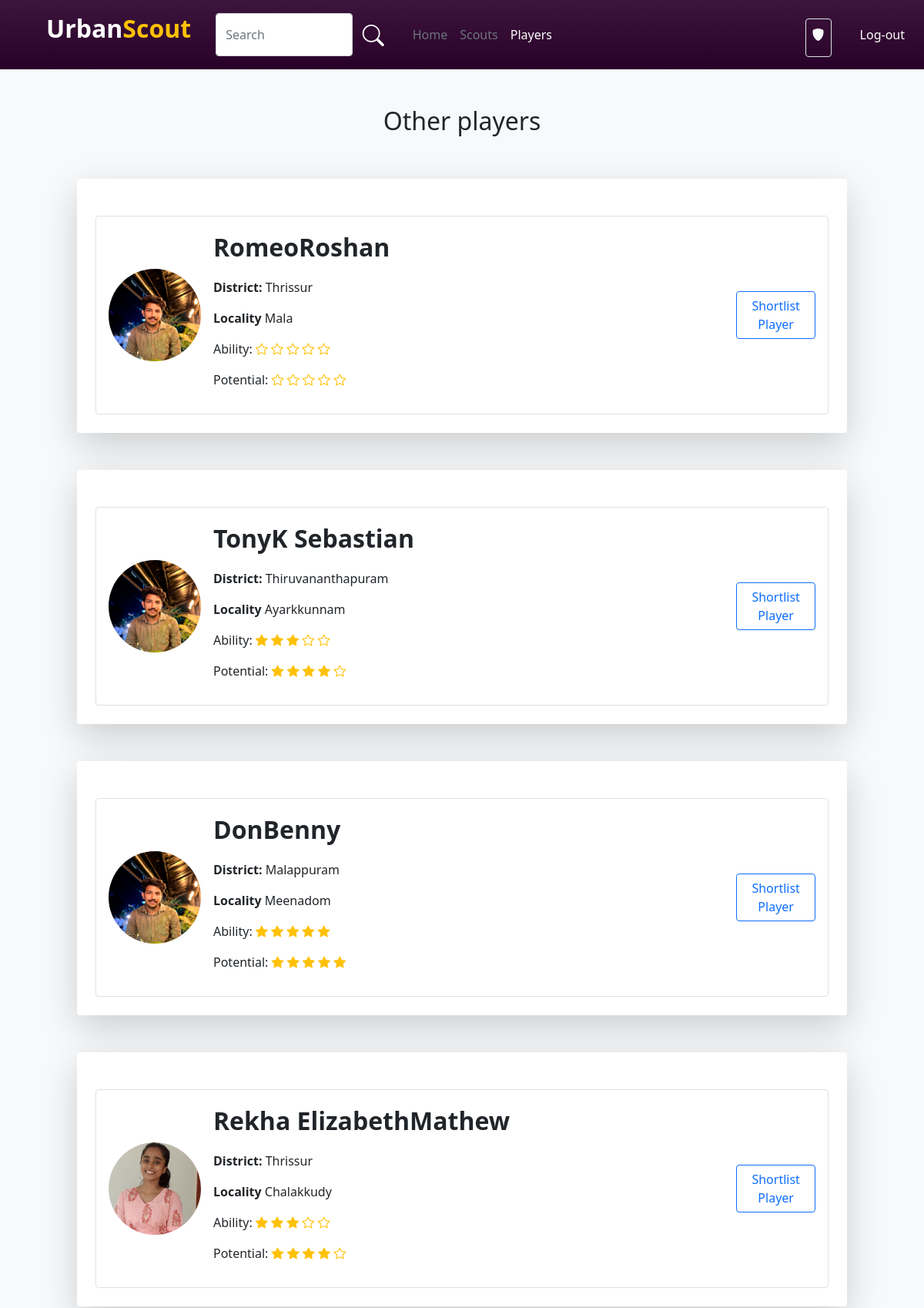
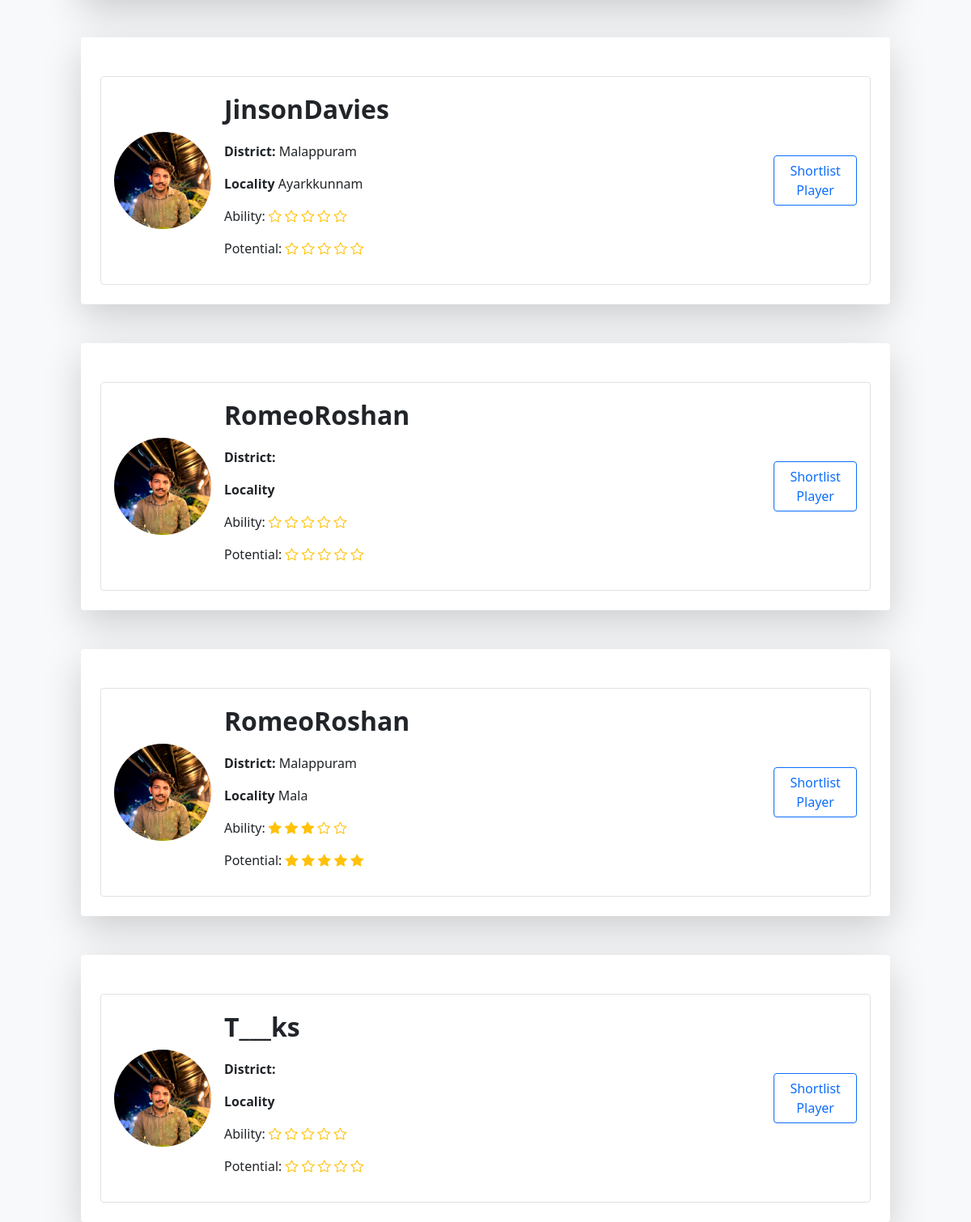
/ClubPlayer, run on the app's committed database (2 pictures, top to bottom).
### account/models.py (models this page shows)
class User(AbstractUser):
    username=models.CharField(max_length=32, blank=True, null=True)
    USERNAME_FIELD = 'email'
    email = models.EmailField(unique=True)
    img=models.ImageField(upload_to='pics',default='https://img.freepik.com/free-icon/man_318-677829.jpg',null=True)
    is_player=models.BooleanField('is_player',default=False)
    is_club=models.BooleanField('is_club',default=False)
    is_scout=models.BooleanField('is_scout',default=False)
    player_dob = models.DateField(("Date of Birth"), default=date.today, validators=[validate_dob])
    player_pos = models.CharField(("Position"),default='',max_length=30,choices=Pos_Choice)
    district = models.CharField(("District"),default='',max_length=20,choices=District_Choice)
    locality = models.CharField(("Locality"),default='',max_length=50,blank=True)
    player_foot = models.CharField(("Prefered Foot"),default='',max_length=10,choices=Foot_Choice)
    player_ability = models.IntegerField(("Ability"),default=0,choices=Ability_Choice)
    club_reputation = models.IntegerField(("Club Reputation"),default=0,choices=Ability_Choice)
    player_potential = models.IntegerField(("Potential"),default=0,choices=Ability_Choice)
    desc=models.CharField(("Description"),max_length=100, default='')
    club_name=models.CharField((("Club Name")),default='',max_length=30)
    scouted_by=models.CharField(max_length=30,default='')
    REQUIRED_FIELDS = []

### account/views.py (the view)
# urls.py: path('ClubPlayer',views.clubPlayer,name="ClubPlayer"),
def clubPlayer(request):
    user = request.user
    interested_players = InterestedClubs.objects.filter(club_id=user.id).values_list('player_id', flat=True)
    shortlisted_Players=ShortlistedPlayers.objects.filter(club_id=user.id).values_list('player_id',flat=True)
    all_players = User.objects.filter(is_player=True).values()
    all_cont=Contract.objects.filter(club_id=user.id).values_list('player_id',flat=True)
    cont_is_accepted=Contract.objects.filter(club_id=user.id,contractAccepted=True).values_list('player_id', flat=True)
    cont_accepted=[]
    cont_is_active=Contract.objects.filter(club_id=user.id, player_negotiating=True,contractAccepted=False).values_list('player_id', flat=True)
    cont_is_not_active=Contract.objects.filter(club_id=user.id, player_negotiating=False,contractAccepted=False).values_list('player_id', flat=True)
    print(cont_is_active)
    contract_players=[]
    non_contract_players=[]
    interested_players_list = []
    not_interested_players_list = []
    ability_range = range(0, 5)
    shortlisted_Players_list=[]
    for player in all_players:
        player_id = player['id']
        player_data = {
            'id': player['id'],
            'first_name': player['first_name'],
            'last_name':player['last_name'],
            'img':player['img'],
            'district':player['district'],
            'locality':player['locality'],
            'scouted_by':player['scouted_by'],
            'player_ability':player['player_ability'],
            'player_potential':player['player_potential'],
        }
        if player_id in interested_players and player_id not in all_cont:
            interested_players_list.append(player_data)
        elif player_id in shortlisted_Players and player_id not in all_cont:
            shortlisted_Players_list.append(player_data)
        else:
            if player_id not in all_cont:
                not_interested_players_list.append(player_data)
        if player_id in cont_is_active:
            contract_players.append(player_data)
        elif player_id in cont_is_not_active:
            non_contract_players.append(player_data)
        if player_id in cont_is_accepted:
            cont_accepted.append(player_data)
    return render(request, 'club-player.html', {
        'shortlisted_players':shortlisted_Players_list,
        'interested_players': interested_players_list,
        'not_interested_players': not_interested_players_list,
        'abilityRange':ability_range,
        'contractedPlayers':contract_players,
        'nonContractedPlayers':non_contract_players,
        'contractAccepted':cont_accepted,
    })

### template/club-player.html (shortened to what this page needs)
{% load static %}
<!DOCTYPE html>
<html lang="en">
<head>
    <link rel="stylesheet" href="{% static 'style.css' %}">
    <link href="https://cdn.jsdelivr.net/npm/bootstrap@5.0.2/dist/css/bootstrap.min.css" rel="stylesheet"
>
    <link rel="stylesheet" href="https://cdn.jsdelivr.net/npm/bootstrap-icons@1.10.5/font/bootstrap-icons.css">
</head>
<body class="bg-light">
    <nav class="navbar player-navbar navbar-expand-lg">
        <div class="container-fluid">
            <a class="ms-5 navbar-brand d-flex fs-2 fw-bold" href="#"><p class="text-white">Urban</p><p class="text-warning">Scout</p></a>
            <div class="collapse navbar-collapse" id="navbarNav">
                <div class="ms-3 d-flex w-50">
                    <input type="text" class="form-control" placeholder="Search">
                    <button class="btn shadow-none"><i class="bi bi-search fs-3 text-white"></i></button>
                </div>
                <div class="ms-3">
                    <ul class="navbar-nav me-auto mb-2 mb-lg-0">
                        <li class="nav-item">
                            <a class="nav-link  text-secondary" aria-current="page" href="{% url 'index' %}">Home</a>
                        </li>
                        <li class="nav-item">
                            <a class="nav-link text-secondary" aria-current="page" href="{% url 'ClubScout' %}">Scouts</a>
                        </li>
                        <li class="nav-item">
                            <a class="nav-link text-white" aria-current="page" href="{% url 'ClubPlayer' %}">Players</a>
                        </li>
                    </ul>
                </div>
                <div class="d-flex w-100 justify-content-start justify-content-sm-end">
                    <div class="border rounded p-2 pb-0 mt-2 ms-3">
                        <p class="text-light "><i class="bi bi-shield-fill"></i> {{user.club_name}}</p>
                    </div>
                    <a class="d-flex flex-column justify-content-center text-decoration-none" href="{% url 'logout' %}"><button class="btn text-white ms-4">Log-out</button></a>
                </div>
            </div>
        </div>
    </nav>
    <div class="d-flex flex-column align-items-center justify-content-center">
        {% if not_interested_players|length > 0 %}
        <h2 class="mt-5">Other players</h2>
        {% endif %}
        {% for i in not_interested_players %}
        <div class="col-10 bg-white rounded p-4 shadow-lg mt-5">
            <div class="border mt-4 d-flex flex-lg-row flex-column justify-content-center justify-content-lg-start align-items-center w-100 p-3 rounded">
                <div class="d-flex align-items-center">
                    <div class="player-scout-img">
                        <img class="w-100 rounded-circle" src={{i.img}} alt="">
                    </div>
                </div>
                <div class="ms-3 col-lg-7 col-12">
                    <a class="text-decoration-none text-dark" href="{% url 'player-home' i.id %}"><p class="fs-2 fw-bold">{{i.first_name}}{{i.last_name}}</p></a>
                    <p class=""><b>District: </b>{{i.district}} </p>
                    <p class=""><b>Locality </b>{{i.locality}}</p>
                    <p>Ability:{% with ability=i.player_ability %} {% for j in abilityRange %}
                        {% if j < ability %}
                        <i class="bi bi-star-fill text-warning"></i>
                        {% else %}
                        <i class="bi bi-star text-warning"></i>
                        {% endif %}
                        {% endfor %}
                        {% endwith %}
                    </p>
                    <p>Potential:{% with potential=i.player_potential %} {% for j in abilityRange %}
                        {% if j < potential %}
                        <i class="bi bi-star-fill text-warning"></i>
                        {% else %}
                        <i class="bi bi-star text-warning"></i>
                        {% endif %}
                        {% endfor %}
                        {% endwith %}
                    </p>                </div>
                <div class="d-flex justify-content-lg-end justify-content-center w-100">
                    <div class="d-flex align-items-center justify-content-center col-5">
                        <a href="{% url 'ShortlistPlayer' i.id %}"><button class="btn btn-outline-primary">Shortlist Player</button></a>
                    </div>
                </div>
            </div>
        </div>
        {% endfor %}
    </div>
</body>
</html>

### static/style.css (style rules this page uses)
.player-navbar { background: linear-gradient(rgb(60, 21, 60), rgb(41, 0, 41)); }
.player-scout-img { width: 120px; height: 120px; }

### data on the page
User: img (picture), first_name "Romeo", last_name "Roshan", district "Thrissur", locality "Mala"
User: img (picture), first_name "Tony", last_name "K Sebastian", district "Thiruvananthapuram", locality "Ayarkkunnam"
User: img (picture), first_name "Don", last_name "Benny", district "Malappuram", locality "Meenadom"
User: img (picture), first_name "Rekha Elizabeth", last_name "Mathew", district "Thrissur", locality "Chalakkudy"
User: img (picture), first_name "Jinson", last_name "Davies", district "Malappuram", locality "Ayarkkunnam"
User: img (picture), first_name "Romeo", last_name "Roshan"
User: img (picture), first_name "Romeo", last_name "Roshan", district "Malappuram", locality "Mala"
User: img (picture), first_name "T___", last_name "ks"
